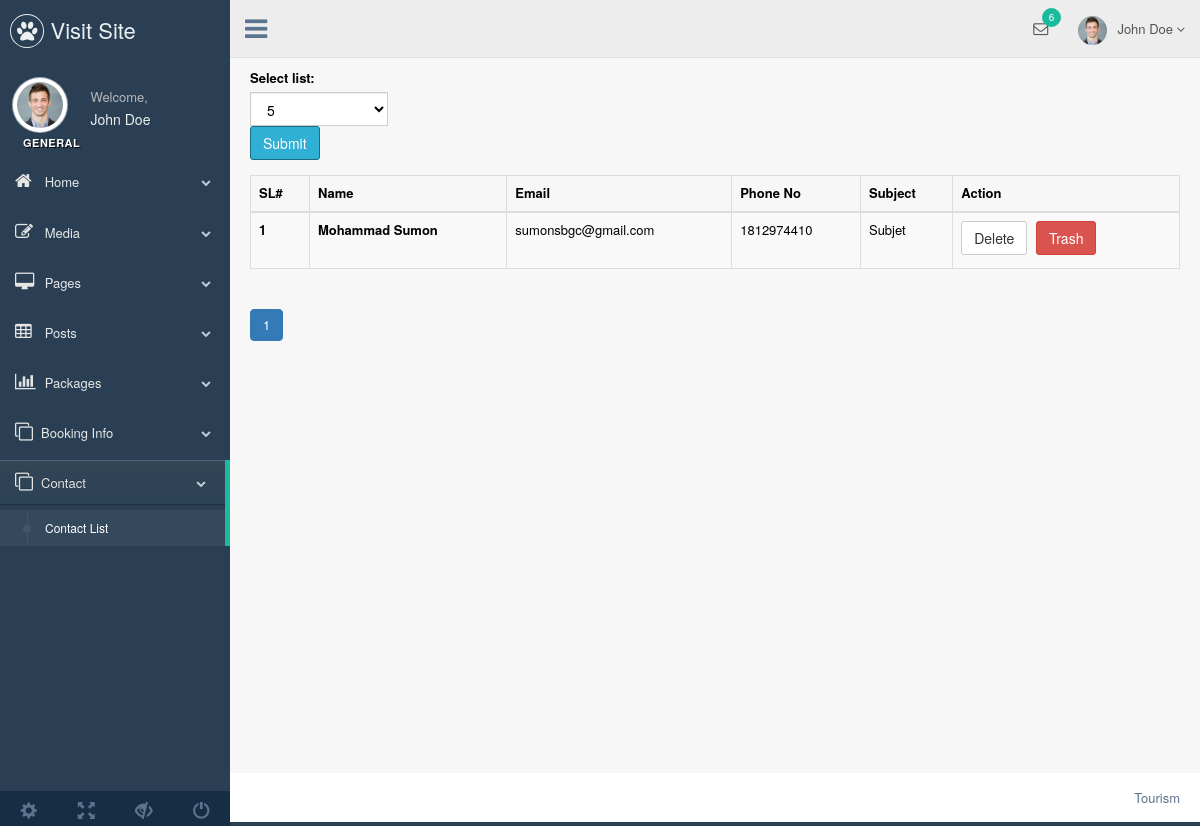
Page /admin/contact.php (signed in) on the committed database.
### tables this page shows
CREATE TABLE IF NOT EXISTS `contact` (
  `id` int(250) NOT NULL AUTO_INCREMENT,
  `name` varchar(250) NOT NULL,
  `email` varchar(250) NOT NULL,
  `phone_no` int(250) NOT NULL,
  `subject` text NOT NULL,
  PRIMARY KEY (`id`)
);

### src/Model/Database/Database.php (called while the page is built, shortened)
<?php
class Database{
    protected function __construct()
    {
        $this->conn = new \mysqli("localhost","root","","tourism");
    }
}

### src/Model/Contact/Contact.php (called while the page is built, shortened)
<?php
class Contact extends Database
{
    public $conn;
    public function count(){
        $sql = "SELECT COUNT(*) AS totalItem FROM `tourism`.`contact`";
        $result = $this->conn->query($sql);
        $row = $result->fetch_object();
        return $row->totalItem;
    }
    public function paginator($pageStartFrom=0,$limit=5){
        $query = "SELECT * FROM `contact` LIMIT {$pageStartFrom}, {$limit}";
        $result = $this->conn->query($query);
        $allContact = array();
        if($result){
            while($row = $result->fetch_object()){
                $allContact[]=$row;
            }
        }
        return $allContact;
    }
}

### admin/contact.php (the view, shortened to what this page needs)
<?php
include_once"header.php";
$contactList = new Contact();
$itemPerPage=$_SESSION['itemPerPage'];
$totalItem=$contactList->count();
$totalPage = ceil($totalItem/$itemPerPage);
$pagination = "";
if(array_key_exists('pageNumber',$_GET)){
    $pageNumber = $_GET['pageNumber'];
}else{
    $pageNumber = 1;
}
for($i=1; $i<=$totalPage; $i++){
    $class = ($i==$pageNumber)? "active" : "";
    $pagination.="<li class='$class'><a href='contact.php?pageNumber=$i'>$i</a></li>";
}
$pageStartFrom = $itemPerPage*($pageNumber-1);
$contact = $contactList->paginator($pageStartFrom,$itemPerPage);
?>
<div class="right_col" role="main">
         <div class="container">
             <div class="row">
                 <div class="col-lg-2 col-md-2">
                     <div class="form-group">
                         <form role="form" action="">
                             <label for="sel1">Select list:</label>
                             <select class="form-control" id="sel1" name="itemPerPage">
                                 <option <?php if($itemPerPage == 5){echo "selected"; } ?>>5</option>
                             </select>
                             <input class="btn btn-info" type="submit" value="Submit" name="submit">
                         </form>
                     </div>
                 </div>
             </div>
             <div class="row">
                 <div class="col-lg-12 col-md-12">
                     <div class="table-responsive">
                         <table class="table table-bordered table-striped">
                             <thead>
                             <tr>
                                 <th>SL#</th>
                                 <th>Name</th>
                                 <th>Email</th>
                                 <th>Phone No</th>
                                 <th>Subject</th>
                                 <th>Action</th>
                             </tr>
                             </thead>
                             <tbody>
                             <?php
                             $sl=0;
                             foreach($contact as $cont){
                                 $sl++?>
                                 <tr>
                                     <th scope="row"><?php echo $sl+$pageStartFrom; ?></th>
                                     <th scope="row"><?php echo $cont->name; ?></th>
                                     <td><?php echo $cont->email; ?></td>
                                     <td><?php echo $cont->phone_no; ?></td>
                                     <td><?php echo $cont->subject; ?></td>
                                     <td>
                                         <a href="contactDelete.php?id=<?php echo $cont->id; ?>" class="btn btn-default" role="button">Delete</a>
                                         <a href="trash.php.?id=<?php echo $cont->id; ?>" class="btn btn-danger" role="button">Trash</a>
                                     </td>
                                 </tr>
                             <?php }?>
                             </tbody>
                         </table>
                     </div>
                     <ul class="pagination">
                         <?php echo $pagination; ?>
                     </ul>
                 </div>
             </div>
         </div>
    </div>
</div>
<?php include_once"footer.php"; ?>

### Resources/css/main.css (style rules this page uses)
* { margin: 0; padding:0; }
body { color:#000; }
.form-group label,.help-block { color: #000; }
.btn-info { background-color: #31b0d5; border-color: #1b6d85; color: #fff; }
.form-control { color: #000; }

### rows in the picture
contact: pageStartFrom "1", name "Mohammad Sumon", email "sumonsbgc@gmail.com", phone_no "1812974410", subject "Subjet"
